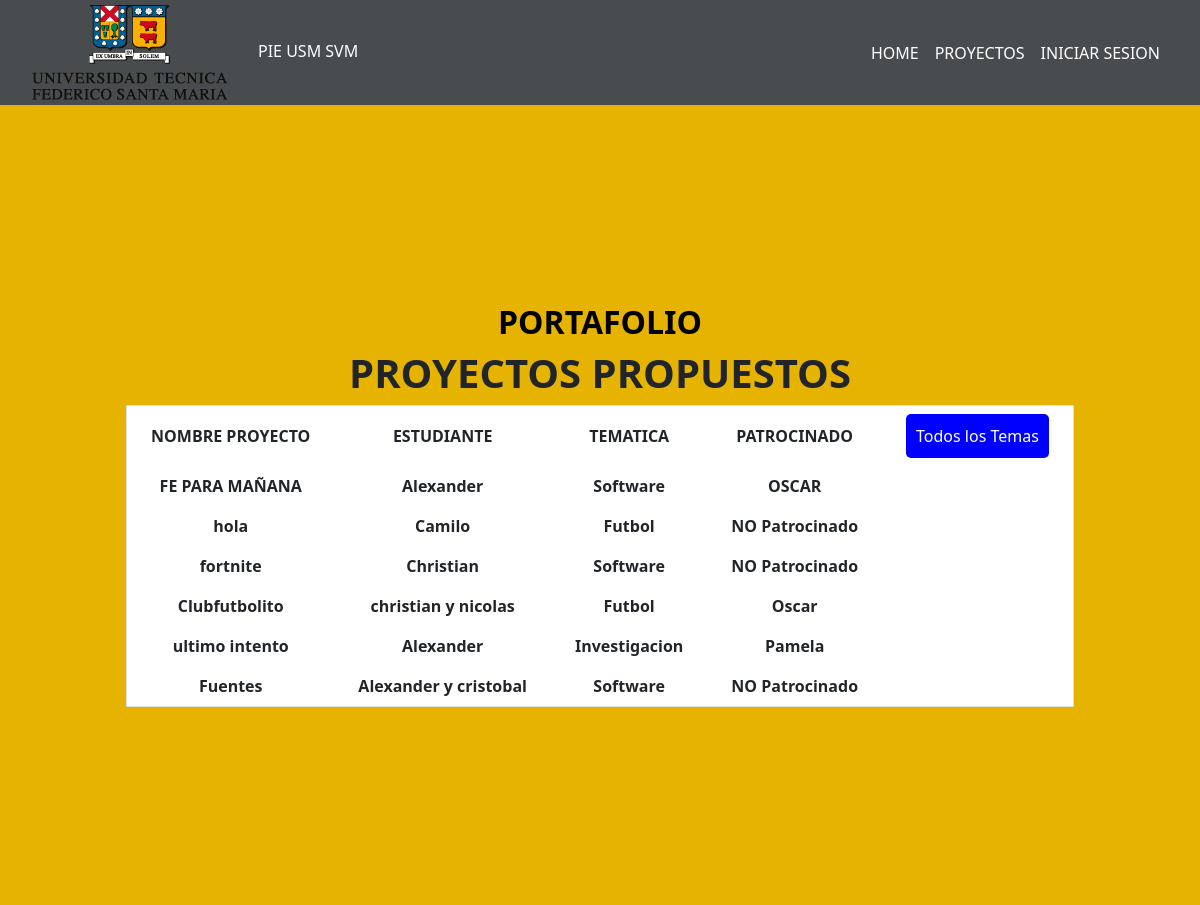
The page /proyectos/ on the database its author committed.
### core/models.py (models this page shows, shortened)
class Mensaje(models.Model):
    Nombree= models.CharField(max_length=50)#Nombre del proyecto pensado
    tipo= models.CharField(max_length=50,choices=tipo_mensajes)#escoger las opciones de arriba
    alumno= models.CharField(max_length=50)#nombres de los alumnos/alumno
    profesor=models.CharField(max_length=50)#Se crea para que despues un profesor pueda ingresar su nombre en el proyecto enviado por el alumno
    informacion=models.CharField(max_length=300) #Ideas sobre su proyecto

### core/views.py (the view)
# urls.py: path('proyectos/', views.listar, name="proyectos"), #muestra datos de los proyectos
def listar(request):
        lista_proyectos= Mensaje.objects.all()
        data={
             "lista_proyectos": lista_proyectos,
        }
        return render(request,'core/proyectos.html',data)

### core/templates/core/proyectos.html (shortened to what this page needs)
{% extends 'core/base.html' %}
{% load static %}
{% block content %}
<div
    style="display: flex; flex-direction: column; justify-content: center; align-items: center; height: 100vh; width: 100%; padding: 20px; box-sizing: border-box;background-color: #e5b300;">
    <div style="width: 100%; max-width: 1600px; text-align: center; background-color: #e5b300;">
        <div class="p-6">
            <div class="text-center mb-6">
                <h2 class="font-bold" >PORTAFOLIO</h2>
                <h1 class="text-3xl font-bold text-zinc-900 dark:text-zinc-100">PROYECTOS PROPUESTOS</h1>
            </div>
            <div class="overflow-x-auto">
                <table class="min-w-full bg-white dark:bg-zinc-800 border border-zinc-200 dark:border-zinc-700"
                    style="margin: 0 auto;">
                    <thead>
                        <tr>
                            <th
                                class="px-4 py-2 border-b border-zinc-200 dark:border-zinc-700 text-left font-bold text-zinc-700 dark:text-zinc-300">
                                NOMBRE PROYECTO</th>
                            <th
                                class="px-4 py-2 border-b border-zinc-200 dark:border-zinc-700 text-left font-bold text-zinc-700 dark:text-zinc-300">
                                ESTUDIANTE</th>
                            <th
                                class="px-4 py-2 border-b border-zinc-200 dark:border-zinc-700 text-left font-bold text-zinc-700 dark:text-zinc-300">
                                TEMATICA</th>
                            <th
                                class="px-4 py-2 border-b border-zinc-200 dark:border-zinc-700 text-left font-bold text-zinc-700 dark:text-zinc-300">
                                PATROCINADO</th>
                            <th class="px-4 py-2 border-b border-zinc-200 dark:border-zinc-700 text-left">
                                <div style="position: relative; display: inline-block;">
                                    <button onclick="toggleDropdown()"
                                        style="background-color: blue; color: rgb(255, 255, 255); padding: 10px; border: none; border-radius: 5px; display: flex; align-items: center;">
                                        Todos los Temas
                                    </button>
                                </div>
                            </th>
                        </tr>
                    </thead>
                    <tbody>
                        {% for c in lista_proyectos %}
                        <tr>
                            <td class="px-4 py-2 border-b border-zinc-200 dark:border-zinc-700 text-left font-bold text-zinc-700 dark:text-zinc-300">{{c.Nombree}}</td>
                            <td class="px-4 py-2 border-b border-zinc-200 dark:border-zinc-700 text-left font-bold text-zinc-700 dark:text-zinc-300">{{c.alumno}}</td>
                            <td class="px-4 py-2 border-b border-zinc-200 dark:border-zinc-700 text-left font-bold text-zinc-700 dark:text-zinc-300">{{c.tipo}}</td>
                            <td class="px-4 py-2 border-b border-zinc-200 dark:border-zinc-700 text-left font-bold text-zinc-700 dark:text-zinc-300">{{c.profesor}}</td>
                        </tr>
                        {%endfor %}
                    </tbody>
                </table>
            </div>
        </div>
    </div>
</div>
{% endblock %}

### core/templates/core/base.html (shortened to what this page needs)
<!DOCTYPE html>
<html lang="en">
<head>
    <link href="https://cdn.jsdelivr.net/npm/bootstrap@5.3.3/dist/css/bootstrap.min.css" rel="stylesheet"
>
    {% load static %}
    <link rel="stylesheet" href="{% static 'css/styles.css' %}">
</head>
<body>
    <nav class="navbar navbar-expand-lg custom-navbar">
        <div class="container-fluid">
            <div class="collapse navbar-collapse" id="navbarNavAltMarkup">
                <div class="navbar-nav mr-auto">
                    <label for="" class="brand">
                        <a href="" ><img  src="{% static 'imagenes/Marca vertical transparente.png' %}" alt=""></a>
                    </label>
                    <span class="navbar-text">PIE USM SVM</span>
                </div>
                <div class="navbar-nav ms-auto">
                    {% if user.is_authenticated %}
                        <a class="nav-link " aria-current="page" href="{% url 'home' %}">Home</a>
                        {% if user.is_staff %}
                            <a class="nav-link" href="{% url 'proyectos' %}">PROYECTOS</a>
                            <a class="nav-link" href="http://127.0.0.1:8000/admin/core/mensaje/">PATROCINAR</a>
                        {% else %}
                            <a class="nav-link" href="{% url 'nuevo_proyecto' %}">NUEVO PROYECTO</a>
                        {% endif %}
                            <a class="nav-link" href="{% url 'logout' %}">LOG OUT</a>
                    {% else %}
                    <a class="nav-link" href="{% url 'home' %}">HOME</a>
                    <a class="nav-link" href="{% url 'proyectos' %}">PROYECTOS</a>
                    <a class="nav-link" href="{% url 'iniciarsesion' %}">INICIAR SESION</a>
                    {% endif %}
                </div>
            </div>
        </div>
    </nav>
    {% block content %}
    {% endblock %}
</body>
</html>

### core/static/css/styles.css (style rules this page uses)
.custom-navbar { display: flex; background-color: #494c4f; padding: 5px 20px; align-items: center; }
.nav-link { color: #fff; }
.navbar-text { color: #fff; padding-left: 30px; padding-top: 34px; }

### core/templates/core/proyectos.html (style rules this page uses)
.font-bold { font-weight: bold; }
h2.font-bold { color: #000000; }

### rows shown on the page
Mensaje: Nombree "FE PARA MAÑANA", alumno "Alexander", tipo "Software", profesor "OSCAR"
Mensaje: Nombree "hola", alumno "Camilo", tipo "Futbol", profesor "NO Patrocinado"
Mensaje: Nombree "fortnite", alumno "Christian", tipo "Software", profesor "NO Patrocinado"
Mensaje: Nombree "Clubfutbolito", alumno "christian y nicolas", tipo "Futbol", profesor "Oscar"
Mensaje: Nombree "ultimo intento", alumno "Alexander", tipo "Investigacion", profesor "Pamela"
Mensaje: Nombree "Fuentes", alumno "Alexander y cristobal", tipo "Software", profesor "NO Patrocinado"
